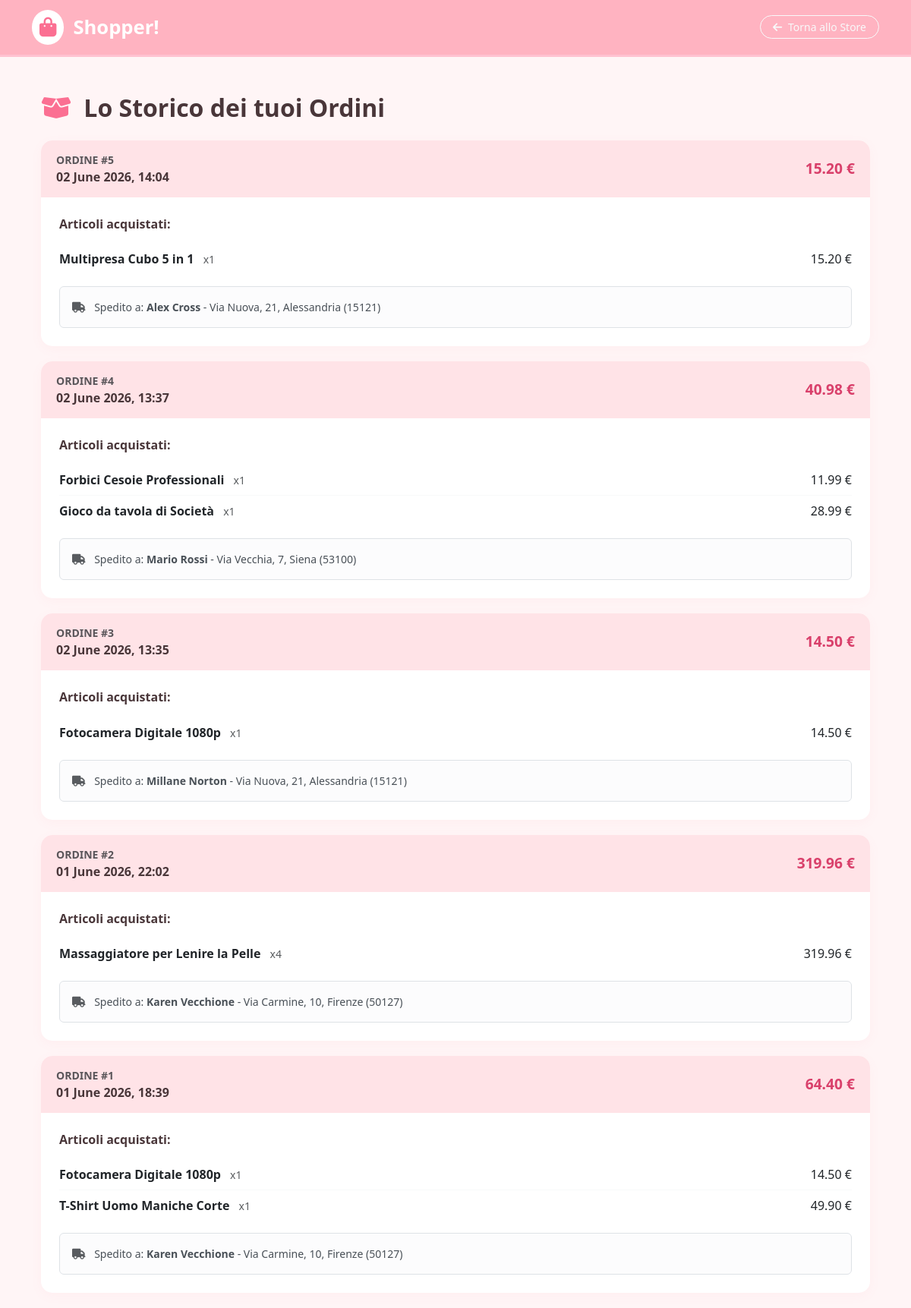
The app's page /catalog/my-orders/ (signed in) with its own data.
### catalog/models.py (models this page shows, shortened)
class Order(models.Model): #modello per gli ordini (relazione molti a uno con l'utente)
    user = models.ForeignKey(settings.AUTH_USER_MODEL, on_delete=models.CASCADE, related_name='orders')
    first_name = models.CharField(max_length=50, verbose_name="Nome")
    last_name = models.CharField(max_length=50, verbose_name="Cognome")
    email = models.EmailField(verbose_name="Email")
    address = models.CharField(max_length=250, verbose_name="Indirizzo")
    postal_code = models.CharField(max_length=20, verbose_name="CAP")
    city = models.CharField(max_length=100, verbose_name="Città")
    created_at = models.DateTimeField(auto_now_add=True)
    paid = models.BooleanField(default=False) #simula i pagamenti
    def get_total_cost(self):
        return sum(item.get_cost() for item in self.items.all())

class OrderItem(models.Model): #modello per gli oggetti dentro l'ordine (relazione molti a uno con Order)
    order = models.ForeignKey(Order, on_delete=models.CASCADE, related_name='items')
    product = models.ForeignKey(Product, on_delete=models.CASCADE)
    price = models.DecimalField(max_digits=10, decimal_places=2)
    quantity = models.PositiveIntegerField(default=1)
    def get_cost(self):
        return self.price * self.quantity

class Product(models.Model): #modello per i prodotti
    name = models.CharField(max_length=200)
    description = models.TextField()
    price = models.DecimalField(max_digits=10, decimal_places=2)
    stock = models.IntegerField(default=0)
    category = models.ForeignKey(Category, on_delete=models.CASCADE, related_name='products')

### catalog/views.py (the view)
# urls.py: path('my-orders/', views.CustomerOrderListView.as_view(), name='my_orders'),
class CustomerOrderListView(LoginRequiredMixin, ListView):
    model = Order
    template_name = 'catalog/order_list.html'
    context_object_name = 'orders'
    def get_queryset(self):
        return Order.objects.filter(user=self.request.user).order_by('-created_at')

### templates/catalog/order_list.html (shortened to what this page needs)
{% extends 'catalog/base.html' %}
{% block navbar_button %}
<a href="{% url 'product_list' %}" class="btn btn-outline-light btn-sm rounded-pill px-3">
    <i class="fa-solid fa-arrow-left me-1"></i> Torna allo Store
</a>
{% endblock %}
{% block content %}
<div class="container">
    <h2 class="mb-4 fw-bold">
        <i class="fa-solid fa-box-open me-2" style="color: var(--shopper-pink-dark);"></i>
        Lo Storico dei tuoi Ordini
    </h2>
    {% for order in orders %}
        <div class="order-card">
            <div class="order-header">
                <div>
                    <span class="text-uppercase small fw-bold text-muted d-block">Ordine #{{ order.id }}</span>
                    <span class="fw-semibold">{{ order.created_at|date:"d F Y, H:i" }}</span>
                </div>
                <div class="text-end">
                    <span class="order-total">{{ order.get_total_cost }} €</span>
                </div>
            </div>
            <div class="p-4">
                <h6 class="fw-bold mb-3">Articoli acquistati:</h6>
                <ul class="list-group list-group-flush mb-3">
                    {% for item in order.items.all %} <li class="list-group-item d-flex justify-content-between align-items-center px-0 border-light">
                            <div>
                                <span class="fw-semibold">{{ item.product.name }}</span>
                                <small class="text-muted ms-2">x{{ item.quantity }}</small>
                            </div>
                            <span>{{ item.get_cost }} €</span>
                        </li>
                    {% endfor %}
                </ul>
                <div class="alert alert-light border small mb-0">
                    <i class="fa-solid fa-truck me-2 text-muted"></i> Spedito a: <strong>{{ order.first_name }} {{ order.last_name }}</strong> - {{ order.address }}, {{ order.city }} ({{ order.postal_code }})
                </div>
            </div>
        </div>
    {% endfor %}
</div>
{% endblock %}

### templates/catalog/base.html (style rules this page uses)
:root { --shopper-bg: #fff5f6; --shopper-pink-light: #ffe3e7; --shopper-pink-main: #ffb3c1; --shopper-pink-dark: #fb6f92; --shopper-text: #493639; }
body { background-color: var(--shopper-bg); color: var(--shopper-text); font-family: 'Segoe UI', sans-serif; }

### templates/catalog/order_list.html (style rules this page uses)
.order-card { background: white; border: none; border-radius: 15px; box-shadow: 0 4px 15px rgba(251, 111, 146, 0.05); margin-bottom: 20px; overflow: hidden; }
.order-header { background-color: var(--shopper-pink-light); padding: 15px 20px; border-bottom: 2px solid white; display: flex; justify-content: space-between; align-items: center; }
.order-total { color: #d9406b; font-size: 1.2rem; font-weight: 700; }

### records on screen
Order: id "5", created_at "02 June 2026, 14:04", get_total_cost "15.20", first_name "Alex", last_name "Cross", address "Via Nuova, 21", city "Alessandria", postal_code "15121"
OrderItem: product.name "Multipresa Cubo 5 in 1", quantity "1", get_cost "15.20"
Order: id "4", created_at "02 June 2026, 13:37", get_total_cost "40.98", first_name "Mario", last_name "Rossi", address "Via Vecchia, 7", city "Siena", postal_code "53100"
OrderItem: product.name "Forbici Cesoie Professionali", quantity "1", get_cost "11.99"
OrderItem: product.name "Gioco da tavola di Società", quantity "1", get_cost "28.99"
Order: id "3", created_at "02 June 2026, 13:35", get_total_cost "14.50", first_name "Millane", last_name "Norton", address "Via Nuova, 21", city "Alessandria", postal_code "15121"
OrderItem: product.name "Fotocamera Digitale 1080p", quantity "1", get_cost "14.50"
Order: id "2", created_at "01 June 2026, 22:02", get_total_cost "319.96", first_name "Karen", last_name "Vecchione", address "Via Carmine, 10", city "Firenze", postal_code "50127"
OrderItem: product.name "Massaggiatore per Lenire la Pelle", quantity "4", get_cost "319.96"
Order: id "1", created_at "01 June 2026, 18:39", get_total_cost "64.40", first_name "Karen", last_name "Vecchione", address "Via Carmine, 10", city "Firenze", postal_code "50127"
OrderItem: product.name "Fotocamera Digitale 1080p", quantity "1", get_cost "14.50"
OrderItem: product.name "T-Shirt Uomo Maniche Corte", quantity "1", get_cost "49.90"
